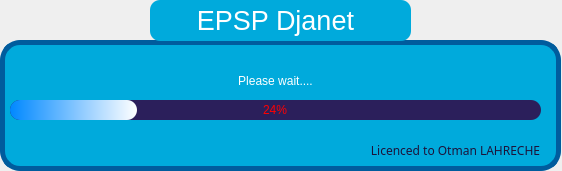
<?xml version="1.0" encoding="UTF-8"?>
<ui version="4.0">
 <class>MainWindow</class>
 <widget class="QMainWindow" name="MainWindow">
  <property name="geometry">
   <rect>
    <x>0</x>
    <y>0</y>
    <width>562</width>
    <height>171</height>
   </rect>
  </property>
  <property name="windowTitle">
   <string>loading app</string>
  </property>
  <widget class="QWidget" name="centralwidget">
   <widget class="QFrame" name="more_info_frame">
    <property name="geometry">
     <rect>
      <x>0</x>
      <y>40</y>
      <width>561</width>
      <height>131</height>
     </rect>
    </property>
    <property name="styleSheet">
     <string notr="true">background-color: rgb(0, 170, 220);
border-radius: 20px;
border: 5px solid rgb(0, 92, 157)</string>
    </property>
    <property name="frameShape">
     <enum>QFrame::StyledPanel</enum>
    </property>
    <property name="frameShadow">
     <enum>QFrame::Raised</enum>
    </property>
    <widget class="QLabel" name="app_info">
     <property name="geometry">
      <rect>
       <x>370</x>
       <y>100</y>
       <width>171</width>
       <height>20</height>
      </rect>
     </property>
     <property name="font">
      <font>
       <family>Montserrat Alternates Black</family>
      </font>
     </property>
     <property name="styleSheet">
      <string notr="true">border: none;
background-color: transparent;
color: rgb(28, 20, 59);</string>
     </property>
     <property name="text">
      <string>Licenced to Otman LAHRECHE</string>
     </property>
     <property name="alignment">
      <set>Qt::AlignCenter</set>
     </property>
    </widget>
    <widget class="QLabel" name="loading_progress_status">
     <property name="geometry">
      <rect>
       <x>210</x>
       <y>20</y>
       <width>131</width>
       <height>41</height>
      </rect>
     </property>
     <property name="styleSheet">
      <string notr="true">border: none;
background-color: transparent;
color: rgb(255, 255, 255);</string>
     </property>
     <property name="text">
      <string>Please wait....</string>
     </property>
     <property name="alignment">
      <set>Qt::AlignCenter</set>
     </property>
     <property name="wordWrap">
      <bool>true</bool>
     </property>
    </widget>
    <widget class="QProgressBar" name="my_progressBar">
     <property name="geometry">
      <rect>
       <x>10</x>
       <y>60</y>
       <width>531</width>
       <height>20</height>
      </rect>
     </property>
     <property name="styleSheet">
      <string notr="true">QProgressBar{
	background-color:rgb(43, 31, 91);
	border-style: none;
	border-radius: 10px;
	text-align: center;
	color: rgb(255, 0, 0)
}
QProgressBar::chunk{
	background-color: qlineargradient(spread:pad, x1:0, y1:0, x2:1, y2:0, stop:0 rgba(0, 136, 255, 255), stop:1 rgba(255, 255, 255, 255));
	border-radius: 10px;
}</string>
     </property>
     <property name="value">
      <number>24</number>
     </property>
    </widget>
   </widget>
   <widget class="QFrame" name="more_info_frame_2">
    <property name="geometry">
     <rect>
      <x>150</x>
      <y>0</y>
      <width>261</width>
      <height>41</height>
     </rect>
    </property>
    <property name="styleSheet">
     <string notr="true">background-color: rgb(0, 170, 220);
border-radius: 10px;</string>
    </property>
    <property name="frameShape">
     <enum>QFrame::StyledPanel</enum>
    </property>
    <property name="frameShadow">
     <enum>QFrame::Raised</enum>
    </property>
    <widget class="QLabel" name="app_info_2">
     <property name="geometry">
      <rect>
       <x>10</x>
       <y>101</y>
       <width>161</width>
       <height>20</height>
      </rect>
     </property>
     <property name="font">
      <font>
       <family>Montserrat Alternates Black</family>
      </font>
     </property>
     <property name="styleSheet">
      <string notr="true">border: none;
background-color: transparent;
color: rgb(28, 20, 59);</string>
     </property>
     <property name="text">
      <string>Licenced to Otman LAHRECHE</string>
     </property>
     <property name="alignment">
      <set>Qt::AlignCenter</set>
     </property>
    </widget>
    <widget class="QLabel" name="loading_progress_status_2">
     <property name="geometry">
      <rect>
       <x>210</x>
       <y>30</y>
       <width>131</width>
       <height>41</height>
      </rect>
     </property>
     <property name="styleSheet">
      <string notr="true">border: none;
background-color: transparent;
color: rgb(255, 255, 255);</string>
     </property>
     <property name="text">
      <string>Please wait....</string>
     </property>
     <property name="alignment">
      <set>Qt::AlignCenter</set>
     </property>
     <property name="wordWrap">
      <bool>true</bool>
     </property>
    </widget>
    <widget class="QLabel" name="loading_progress_status_3">
     <property name="geometry">
      <rect>
       <x>10</x>
       <y>0</y>
       <width>231</width>
       <height>41</height>
      </rect>
     </property>
     <property name="font">
      <font>
       <pointsize>20</pointsize>
      </font>
     </property>
     <property name="styleSheet">
      <string notr="true">border: none;
background-color: transparent;
color: rgb(255, 255, 255);</string>
     </property>
     <property name="text">
      <string>EPSP Djanet</string>
     </property>
     <property name="alignment">
      <set>Qt::AlignCenter</set>
     </property>
     <property name="wordWrap">
      <bool>true</bool>
     </property>
    </widget>
   </widget>
  </widget>
 </widget>
 <resources/>
 <connections/>
</ui>
